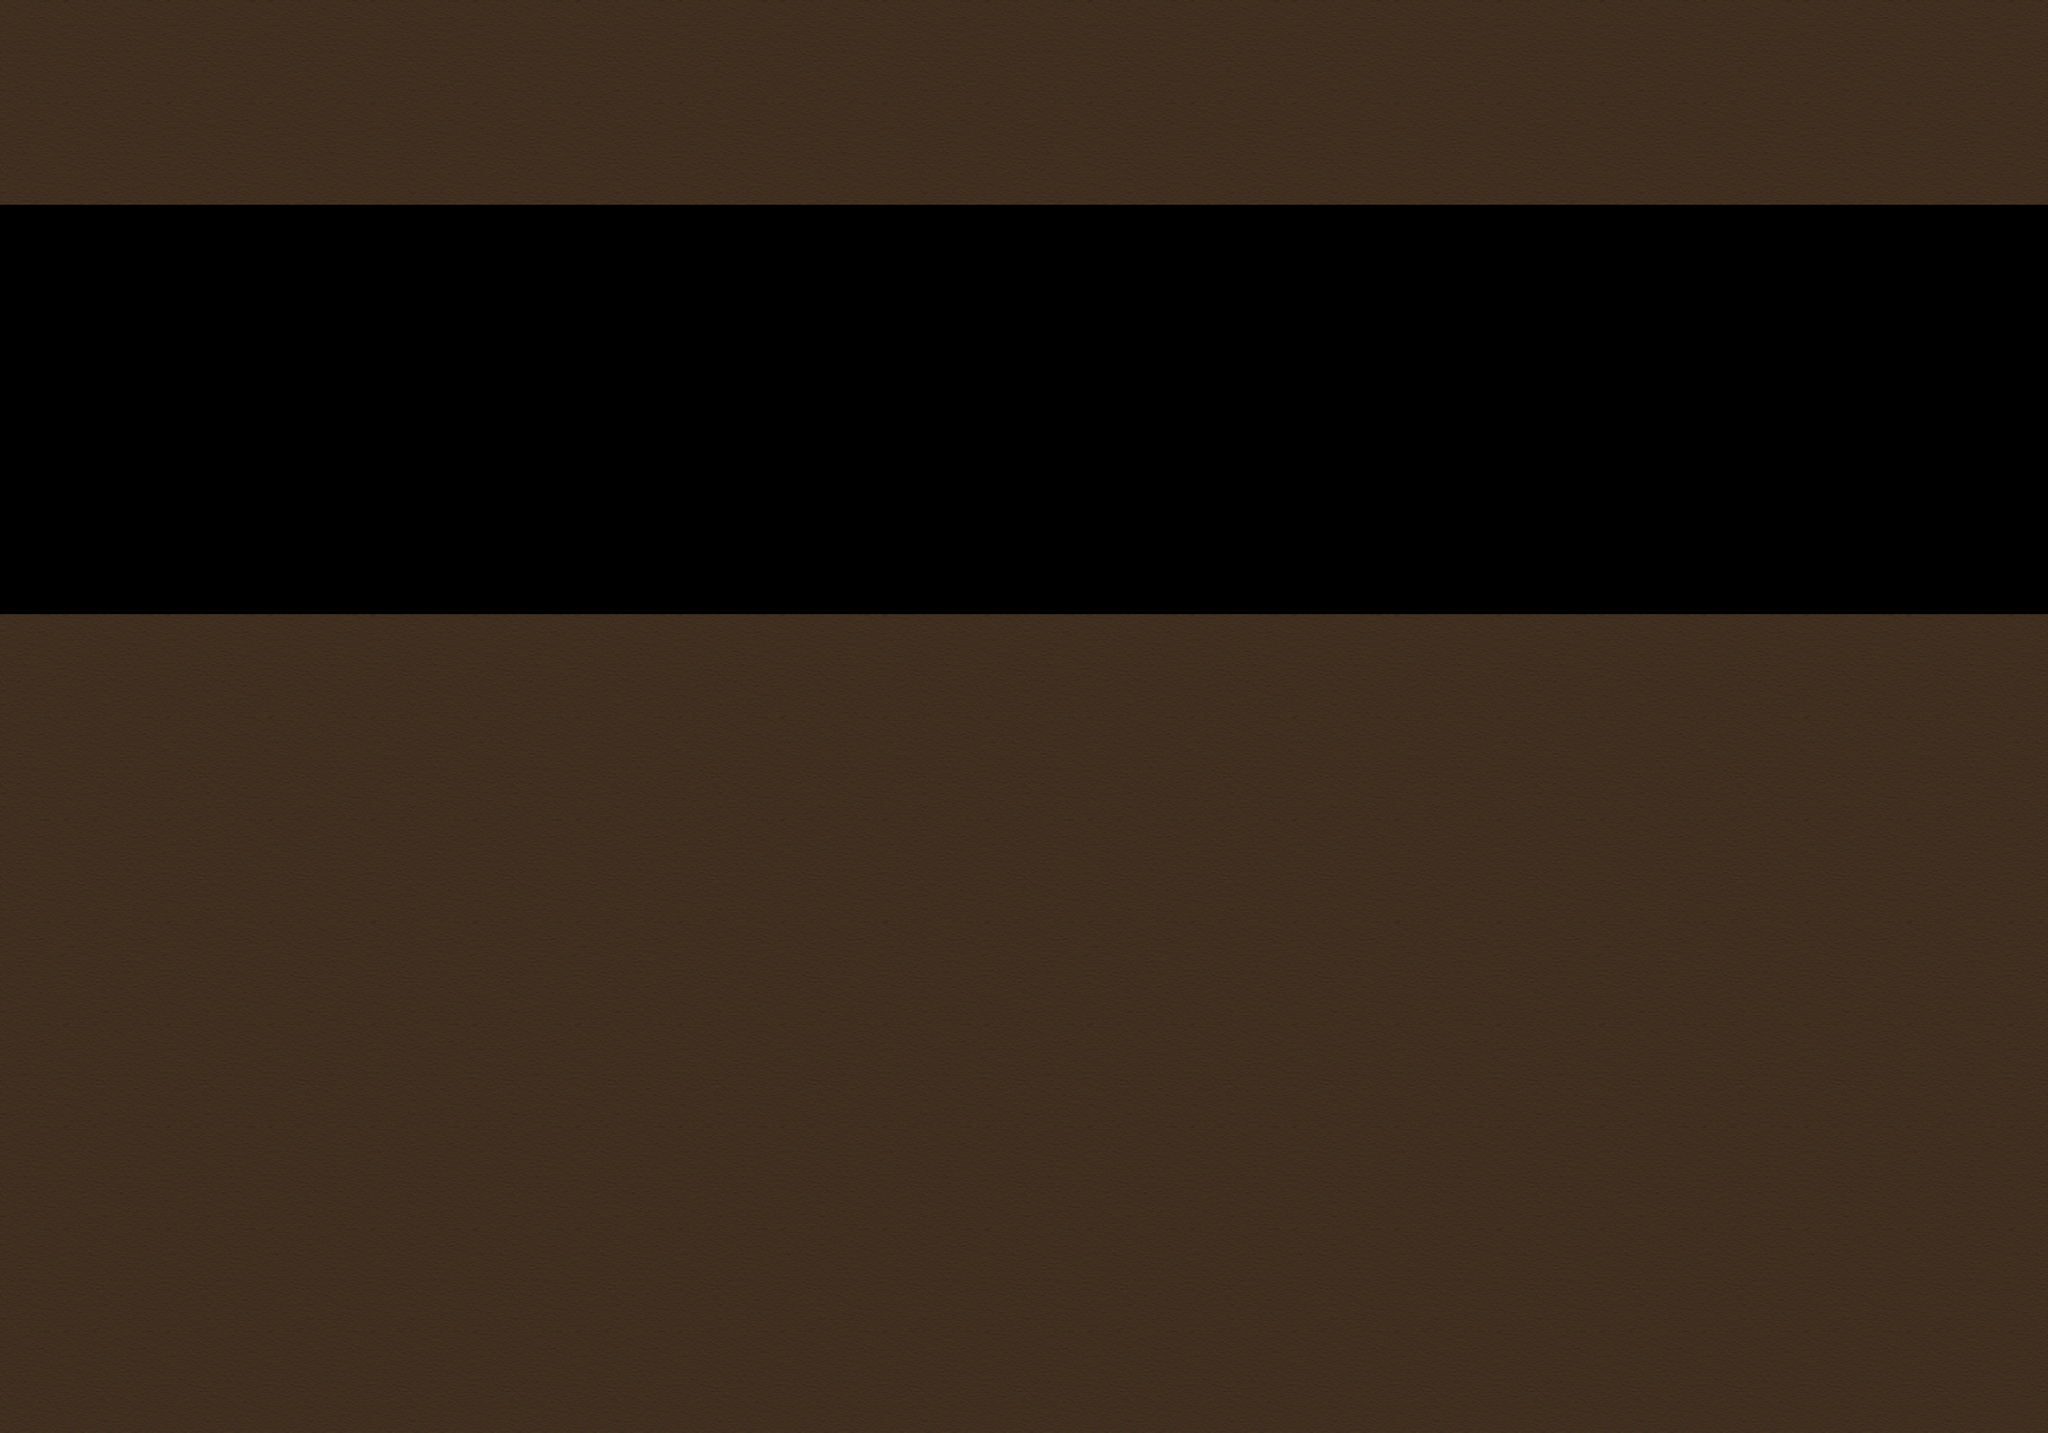

This is a level from a 2D game, rendered from its Tiled map with the project's own tilesets. A one-line summary and the map file follow, with tile-layer data summarised:
An orthogonal 20x14 tile map with 128x128 px tiles, 1 tile layer (Main_Tiles), 3 tilesets and 6 objects (main, rm23, rm21, bat).

<map version="1.2" tiledversion="1.2.0" orientation="orthogonal" renderorder="right-down" width="20" height="14" tilewidth="128" tileheight="128" infinite="0" nextlayerid="11" nextobjectid="149">
 <tileset firstgid="1" name="main_sheet" tilewidth="128" tileheight="128" tilecount="1" columns="1">
  <image source="tilesheets/sheet1.png" width="128" height="128" />
 </tileset>
 <tileset firstgid="2" name="3by3" tilewidth="128" tileheight="128" margin="4" tilecount="9" columns="3">
  <image source="tilesheets/3by3_1.png" width="392" height="392" />
 </tileset>
 <tileset firstgid="11" name="darkCorners" tilewidth="128" tileheight="128" margin="4" tilecount="4" columns="2">
  <image source="tilesheets/darkCorners_sheet.png" width="264" height="264" />
 </tileset>
 <layer id="1" name="Main_Tiles" width="20" height="14">
  <data>[280 cells, 200 non-empty, 1 distinct tile ids]</data>
 </layer>
 <objectgroup id="2" name="Window_Size" />
 <objectgroup id="3" name="Room">
  <object id="121" name="main" x="128" y="128" width="2304" height="1536" />
 </objectgroup>
 <objectgroup id="4" name="Walls">
  <object id="144" x="0" y="0" width="2560" height="256">
   <properties>
    <property name="down" type="bool" value="true" />
   </properties>
  </object>
  <object id="145" x="0" y="768" width="2560" height="1024">
   <properties>
    <property name="up" type="bool" value="true" />
   </properties>
  </object>
 </objectgroup>
 <objectgroup id="5" name="Transitions">
  <object id="131" name="rm23" x="0" y="256" width="128" height="512">
   <properties>
    <property name="relativeX" type="int" value="0" />
    <property name="relativeY" type="int" value="0" />
    <property name="spawnX" type="int" value="-200" />
    <property name="spawnY" type="int" value="0" />
   </properties>
  </object>
  <object id="143" name="rm21" x="2432" y="256" width="128" height="512">
   <properties>
    <property name="relativeX" type="int" value="0" />
    <property name="relativeY" type="int" value="0" />
    <property name="spawnX" type="int" value="200" />
    <property name="spawnY" type="int" value="0" />
   </properties>
  </object>
 </objectgroup>
 <objectgroup id="6" name="Pickups" />
 <objectgroup id="7" name="Enemies">
  <object id="147" name="bat" type="bat" x="1280" y="512" width="128" height="128" />
 </objectgroup>
 <objectgroup id="8" name="Breakables" />
 <objectgroup id="9" name="Water" />
 <objectgroup id="10" name="Vines" />
</map>
